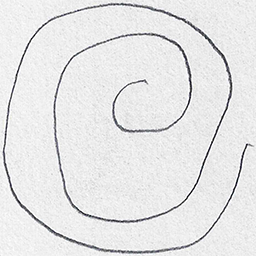
#> input picture ml/src/data/drawings/spiral/testing/healthy/V01HE01.png, 256 x 256 px, found by its file name; its folder holds only this picture in this run
$ python augment_dataset.py
#> lines starting #> are read from the running program, lines starting #| are printed output that depends on the picture
#!/usr/bin/env python3
"""
TremorTrace — Offline Dataset Augmentation

Generates physically augmented copies of training images to expand
the dataset from ~204 to ~1200+ images. Only training images are
augmented — test images stay untouched for honest evaluation.

Usage:
    cd "ctrlhackdel project/ml"
    python augment_dataset.py

Output:
    src/data/drawings_augmented/   — augmented dataset (same directory structure)
"""

import os
import random
import numpy as np
from PIL import Image, ImageEnhance, ImageFilter

SEED = 42
random.seed(SEED)
np.random.seed(SEED)

# ============================================================================
# Paths
# ============================================================================
SCRIPT_DIR = os.path.dirname(os.path.abspath(__file__))
SRC_DIR = os.path.join(SCRIPT_DIR, 'src')
ORIGINAL_ROOT = os.path.join(SRC_DIR, 'data', 'drawings')
AUGMENTED_ROOT = os.path.join(SRC_DIR, 'data', 'drawings_augmented')

# Number of augmented copies per original training image
COPIES_PER_IMAGE = 5

IMG_SIZE = 224


# ============================================================================
# Augmentation Functions
# ============================================================================

def random_rotation(img, max_degrees):
    """Rotate image by a random angle within [-max_degrees, max_degrees]."""
    angle = random.uniform(-max_degrees, max_degrees)
    return img.rotate(angle, resample=Image.BICUBIC, fillcolor=(255, 255, 255))


def random_shift(img, max_fraction=0.1):
    """Translate image randomly by up to max_fraction of its size."""
    w, h = img.size
    dx = int(w * random.uniform(-max_fraction, max_fraction))
    dy = int(h * random.uniform(-max_fraction, max_fraction))
    # Use affine transform for translation
    return img.transform(
        img.size, Image.AFFINE, (1, 0, -dx, 0, 1, -dy),
        resample=Image.BICUBIC, fillcolor=(255, 255, 255)
    )


def random_zoom(img, zoom_range=(0.85, 1.15)):
    """Zoom in or out by cropping/padding, then resize back."""
    w, h = img.size
    factor = random.uniform(*zoom_range)

    # Calculate crop box for zoom
    new_w = int(w / factor)
    new_h = int(h / factor)
    left = (w - new_w) // 2
    top = (h - new_h) // 2

    if factor > 1.0:
        # Zoom in: crop center
        cropped = img.crop((left, top, left + new_w, top + new_h))
        return cropped.resize((w, h), Image.BICUBIC)
    else:
        # Zoom out: paste onto white background
        bg = Image.new('RGB', (new_w, new_h), (255, 255, 255))
        paste_x = (new_w - w) // 2
        paste_y = (new_h - h) // 2
        bg.paste(img, (paste_x, paste_y))
        return bg.resize((w, h), Image.BICUBIC)


def random_brightness(img, range_factor=(0.8, 1.2)):
    """Adjust brightness randomly within range."""
    factor = random.uniform(*range_factor)
    enhancer = ImageEnhance.Brightness(img)
    return enhancer.enhance(factor)


def random_horizontal_flip(img):
    """Flip horizontally with 50% probability."""
    if random.random() > 0.5:
        return img.transpose(Image.FLIP_LEFT_RIGHT)
    return img


def augment_spiral(img):
    """Apply spiral-specific augmentations. Full 360 rotation, NO shear."""
    img = random_rotation(img, 360)
    img = random_shift(img, 0.1)
    img = random_zoom(img, (0.85, 1.15))
    img = random_brightness(img, (0.8, 1.2))
    return img


def augment_wave(img):
    """Apply wave-specific augmentations. Limited rotation, horizontal flip, NO shear."""
    img = random_rotation(img, 15)
    img = random_horizontal_flip(img)
    img = random_shift(img, 0.1)
    img = random_zoom(img, (0.85, 1.15))
    img = random_brightness(img, (0.8, 1.2))
    return img


# ============================================================================
# Main
# ============================================================================

def process_directory(drawing_type, split, class_name, augment_fn):
    """Process a single directory: copy originals + generate augmented copies."""
#> called with drawing_type = 'spiral', split = 'training', class_name = 'healthy'
    src_dir = os.path.join(ORIGINAL_ROOT, drawing_type, split, class_name)
    dst_dir = os.path.join(AUGMENTED_ROOT, drawing_type, split, class_name)
    os.makedirs(dst_dir, exist_ok=True)

    if not os.path.isdir(src_dir):
        print(f"  Skipping (not found): {src_dir}")
        return 0, 0

    image_files = [f for f in sorted(os.listdir(src_dir))
                   if f.lower().endswith(('.png', '.jpg', '.jpeg'))]

    originals_copied = 0
    augmented_created = 0

    for fname in image_files:
        src_path = os.path.join(src_dir, fname)
        img = Image.open(src_path).convert('RGB').resize((IMG_SIZE, IMG_SIZE), Image.LANCZOS)
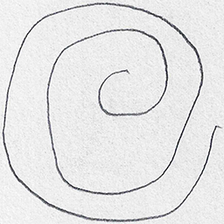
#> img: PIL image 224x224 RGB; mean R, G, B 229.7, 229.6, 230

        # Always copy the original
        base_name = os.path.splitext(fname)[0]
        ext = os.path.splitext(fname)[1]
        dst_path = os.path.join(dst_dir, fname)
        img.save(dst_path)
        originals_copied += 1

        # Only augment training images
        if split == 'training':
            for copy_idx in range(COPIES_PER_IMAGE):
                aug_img = augment_fn(img.copy())
                aug_fname = f"{base_name}_aug{copy_idx + 1}{ext}"
                aug_path = os.path.join(dst_dir, aug_fname)
                aug_img.save(aug_path)
                augmented_created += 1
#> this loop made 5 passes
#> pass 1, in augment_spiral, `img = random_rotation(img, 360)`:
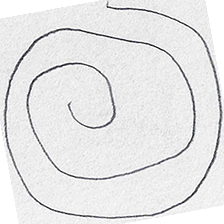
#> img: PIL image 224x224 RGB; mean R, G, B 230.4, 230.3, 230.7
#> pass 1, in augment_spiral, `img = random_shift(img, 0.1)`:
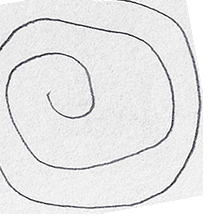
#> img: PIL image 224x224 RGB; mean R, G, B 233.2, 233.1, 233.5
#> pass 1, in augment_spiral, `img = random_zoom(img, (0.85, 1.15))`:
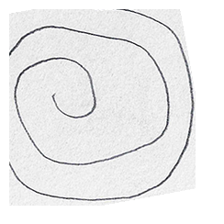
#> img: PIL image 224x224 RGB; mean R, G, B 236.6, 236.5, 236.8
#> after the loop:
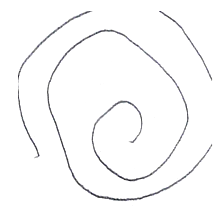
#> aug_img: PIL image 224x224 RGB; mean R, G, B 250.2, 250.1, 250.4
#> after the loop, augmented_created = 5

    return originals_copied, augmented_created


def main():
    print("=" * 60)
    print("  TremorTrace — Offline Dataset Augmentation")
    print("=" * 60)
    print(f"\nSource:      {ORIGINAL_ROOT}")
    print(f"Destination: {AUGMENTED_ROOT}")
    print(f"Copies per training image: {COPIES_PER_IMAGE}")
    print()

    augment_fns = {
        'spiral': augment_spiral,
        'wave': augment_wave,
    }

    total_originals = 0
    total_augmented = 0

    print(f"{'Type':>8} | {'Split':>10} | {'Class':>10} | {'Originals':>10} | {'Augmented':>10}")
    print("-" * 65)

    for drawing_type in ['spiral', 'wave']:
        for split in ['training', 'testing']:
            for class_name in ['healthy', 'parkinson']:
                n_orig, n_aug = process_directory(
                    drawing_type, split, class_name, augment_fns[drawing_type]
                )
#> n_orig = 1; n_aug = 5
                total_originals += n_orig
#> total_originals = 1
                total_augmented += n_aug
#> total_augmented = 5
                print(f"{drawing_type:>8} | {split:>10} | {class_name:>10} | {n_orig:>10} | {n_aug:>10}")
#|   spiral |   training |    healthy |          1 |          5

    total = total_originals + total_augmented
    print(f"\n{'=' * 65}")
    print(f"  Originals copied:  {total_originals}")
    print(f"  Augmented created: {total_augmented}")
    print(f"  Total images:      {total}")
    print(f"  Output: {AUGMENTED_ROOT}")
    print(f"{'=' * 65}")


if __name__ == '__main__':
    main()
